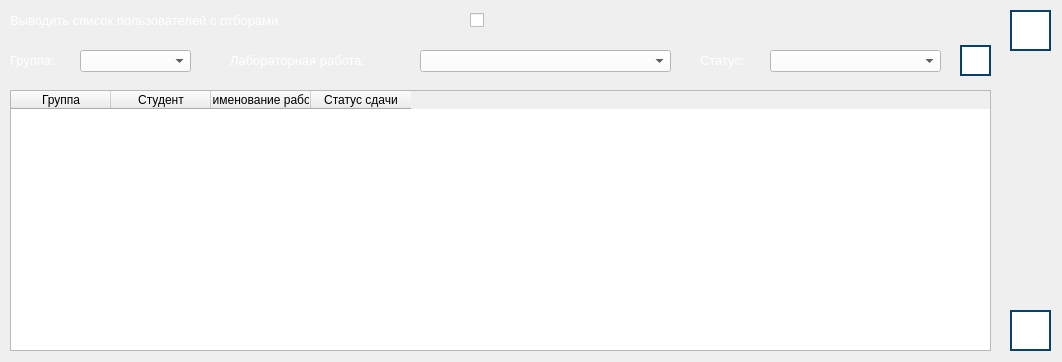
<?xml version="1.0" encoding="UTF-8"?>
<ui version="4.0">
 <class>UserPracticStatsWindow</class>
 <widget class="QDialog" name="UserPracticStatsWindow">
  <property name="geometry">
   <rect>
    <x>0</x>
    <y>0</y>
    <width>1062</width>
    <height>362</height>
   </rect>
  </property>
  <property name="windowTitle">
   <string>Просмотр статистики по сданным работам - RayTracing</string>
  </property>
  <widget class="QLabel" name="label_group">
   <property name="geometry">
    <rect>
     <x>10</x>
     <y>50</y>
     <width>71</width>
     <height>21</height>
    </rect>
   </property>
   <property name="font">
    <font>
     <pointsize>10</pointsize>
    </font>
   </property>
   <property name="text">
    <string>&lt;html&gt;&lt;head/&gt;&lt;body&gt;&lt;p&gt;&lt;span style=&quot; color:#ffffff;&quot;&gt;Группа:&lt;/span&gt;&lt;/p&gt;&lt;/body&gt;&lt;/html&gt;</string>
   </property>
  </widget>
  <widget class="QComboBox" name="comboBox_groups">
   <property name="geometry">
    <rect>
     <x>80</x>
     <y>50</y>
     <width>111</width>
     <height>22</height>
    </rect>
   </property>
   <property name="styleSheet">
    <string notr="true">background-color: rgb(255, 255, 255);
color: rgb(0, 0, 0);
</string>
   </property>
  </widget>
  <widget class="QComboBox" name="comboBox_works">
   <property name="geometry">
    <rect>
     <x>420</x>
     <y>50</y>
     <width>251</width>
     <height>22</height>
    </rect>
   </property>
   <property name="styleSheet">
    <string notr="true">background-color: rgb(255, 255, 255);
color: rgb(0, 0, 0);
</string>
   </property>
  </widget>
  <widget class="QLabel" name="label_work">
   <property name="geometry">
    <rect>
     <x>230</x>
     <y>50</y>
     <width>181</width>
     <height>21</height>
    </rect>
   </property>
   <property name="font">
    <font>
     <pointsize>10</pointsize>
    </font>
   </property>
   <property name="text">
    <string>&lt;html&gt;&lt;head/&gt;&lt;body&gt;&lt;p&gt;&lt;span style=&quot; color:#ffffff;&quot;&gt;Лабораторная работа:&lt;/span&gt;&lt;/p&gt;&lt;/body&gt;&lt;/html&gt;</string>
   </property>
  </widget>
  <widget class="QTableWidget" name="table_list">
   <property name="geometry">
    <rect>
     <x>10</x>
     <y>90</y>
     <width>981</width>
     <height>261</height>
    </rect>
   </property>
   <property name="editTriggers">
    <set>QAbstractItemView::NoEditTriggers</set>
   </property>
   <column>
    <property name="text">
     <string>Группа</string>
    </property>
   </column>
   <column>
    <property name="text">
     <string>Студент</string>
    </property>
   </column>
   <column>
    <property name="text">
     <string>Наименование работы</string>
    </property>
   </column>
   <column>
    <property name="text">
     <string>Статус сдачи</string>
    </property>
   </column>
  </widget>
  <widget class="QPushButton" name="button_exit">
   <property name="geometry">
    <rect>
     <x>1010</x>
     <y>310</y>
     <width>41</width>
     <height>41</height>
    </rect>
   </property>
   <property name="styleSheet">
    <string notr="true">QPushButton {
    background-color: rgb(255, 255, 255);
    border: 2px solid #094065;
}

QPushButton:pressed {
    background-color:  rgb(118, 118, 118);
}
</string>
   </property>
   <property name="text">
    <string/>
   </property>
   <property name="icon">
    <iconset>
     <normaloff>images/exit-button.png</normaloff>images/exit-button.png</iconset>
   </property>
   <property name="iconSize">
    <size>
     <width>32</width>
     <height>32</height>
    </size>
   </property>
  </widget>
  <widget class="QPushButton" name="button_help">
   <property name="geometry">
    <rect>
     <x>1010</x>
     <y>10</y>
     <width>41</width>
     <height>41</height>
    </rect>
   </property>
   <property name="styleSheet">
    <string notr="true">QPushButton {
    background-color: rgb(255, 255, 255);
    border: 2px solid #094065;
}

QPushButton:pressed {
    background-color:  rgb(118, 118, 118);
}
</string>
   </property>
   <property name="text">
    <string/>
   </property>
   <property name="icon">
    <iconset>
     <normaloff>images/help-button.png</normaloff>images/help-button.png</iconset>
   </property>
   <property name="iconSize">
    <size>
     <width>32</width>
     <height>32</height>
    </size>
   </property>
  </widget>
  <widget class="QCheckBox" name="use_selection">
   <property name="geometry">
    <rect>
     <x>470</x>
     <y>10</y>
     <width>21</width>
     <height>20</height>
    </rect>
   </property>
   <property name="text">
    <string/>
   </property>
  </widget>
  <widget class="QLabel" name="labe_selection">
   <property name="geometry">
    <rect>
     <x>10</x>
     <y>10</y>
     <width>361</width>
     <height>21</height>
    </rect>
   </property>
   <property name="text">
    <string>&lt;html&gt;&lt;head/&gt;&lt;body&gt;&lt;p&gt;&lt;span style=&quot; font-size:10pt; color:#ffffff;&quot;&gt;Выводить список пользователей с отборами&lt;/span&gt;&lt;/p&gt;&lt;/body&gt;&lt;/html&gt;</string>
   </property>
  </widget>
  <widget class="QPushButton" name="button_update">
   <property name="geometry">
    <rect>
     <x>960</x>
     <y>45</y>
     <width>31</width>
     <height>31</height>
    </rect>
   </property>
   <property name="toolTip">
    <string>Обновить список сданных работ</string>
   </property>
   <property name="styleSheet">
    <string notr="true">QPushButton {
    background-color: rgb(255, 255, 255);
    border: 2px solid #094065;
}

QPushButton:pressed {
    background-color:  rgb(118, 118, 118);
}
</string>
   </property>
   <property name="text">
    <string/>
   </property>
   <property name="icon">
    <iconset>
     <normaloff>images/update-button.png</normaloff>images/update-button.png</iconset>
   </property>
  </widget>
  <widget class="QComboBox" name="comboBox_statuses">
   <property name="geometry">
    <rect>
     <x>770</x>
     <y>50</y>
     <width>171</width>
     <height>22</height>
    </rect>
   </property>
   <property name="styleSheet">
    <string notr="true">background-color: rgb(255, 255, 255);
color: rgb(0, 0, 0);
</string>
   </property>
  </widget>
  <widget class="QLabel" name="label_status">
   <property name="geometry">
    <rect>
     <x>700</x>
     <y>50</y>
     <width>71</width>
     <height>21</height>
    </rect>
   </property>
   <property name="font">
    <font>
     <pointsize>10</pointsize>
    </font>
   </property>
   <property name="text">
    <string>&lt;html&gt;&lt;head/&gt;&lt;body&gt;&lt;p&gt;&lt;span style=&quot; color:#ffffff;&quot;&gt;Статус:&lt;/span&gt;&lt;/p&gt;&lt;/body&gt;&lt;/html&gt;</string>
   </property>
  </widget>
 </widget>
 <resources/>
 <connections/>
</ui>
